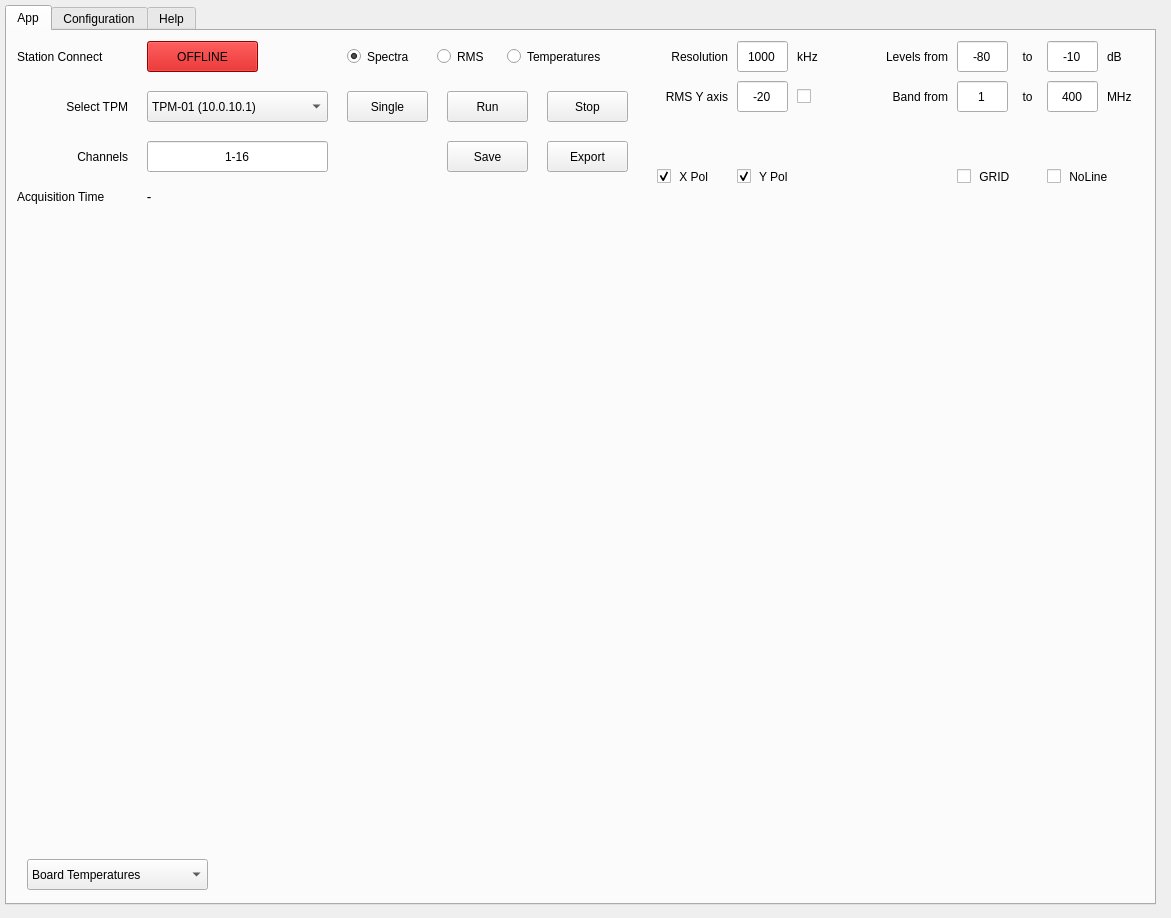
<?xml version="1.0" encoding="UTF-8"?>
<ui version="4.0">
 <class>Form</class>
 <widget class="QWidget" name="Form">
  <property name="geometry">
   <rect>
    <x>0</x>
    <y>0</y>
    <width>1171</width>
    <height>918</height>
   </rect>
  </property>
  <property name="windowTitle">
   <string>Form</string>
  </property>
  <widget class="QTabWidget" name="tabWidget">
   <property name="geometry">
    <rect>
     <x>5</x>
     <y>5</y>
     <width>1151</width>
     <height>900</height>
    </rect>
   </property>
   <property name="currentIndex">
    <number>0</number>
   </property>
   <widget class="QWidget" name="qtab_app">
    <attribute name="title">
     <string>App</string>
    </attribute>
    <widget class="QPushButton" name="qbutton_connect">
     <property name="geometry">
      <rect>
       <x>140</x>
       <y>10</y>
       <width>111</width>
       <height>31</height>
      </rect>
     </property>
     <property name="styleSheet">
      <string notr="true">background-color: rgb(204, 0, 0);</string>
     </property>
     <property name="text">
      <string>OFFLINE</string>
     </property>
    </widget>
    <widget class="QPushButton" name="qbutton_stop">
     <property name="enabled">
      <bool>true</bool>
     </property>
     <property name="geometry">
      <rect>
       <x>540</x>
       <y>60</y>
       <width>81</width>
       <height>31</height>
      </rect>
     </property>
     <property name="toolTip">
      <string>Stop the Acquisition</string>
     </property>
     <property name="text">
      <string>Stop</string>
     </property>
    </widget>
    <widget class="QLineEdit" name="qline_channels">
     <property name="geometry">
      <rect>
       <x>140</x>
       <y>110</y>
       <width>181</width>
       <height>31</height>
      </rect>
     </property>
     <property name="statusTip">
      <string/>
     </property>
     <property name="text">
      <string>1-16</string>
     </property>
     <property name="alignment">
      <set>Qt::AlignCenter</set>
     </property>
    </widget>
    <widget class="QPushButton" name="qbutton_run">
     <property name="geometry">
      <rect>
       <x>440</x>
       <y>60</y>
       <width>81</width>
       <height>31</height>
      </rect>
     </property>
     <property name="toolTip">
      <string>Run in Continuous Mode</string>
     </property>
     <property name="text">
      <string>Run</string>
     </property>
    </widget>
    <widget class="QLabel" name="qlabel_selectTPM">
     <property name="geometry">
      <rect>
       <x>20</x>
       <y>60</y>
       <width>101</width>
       <height>31</height>
      </rect>
     </property>
     <property name="text">
      <string>Select TPM</string>
     </property>
     <property name="alignment">
      <set>Qt::AlignRight|Qt::AlignTrailing|Qt::AlignVCenter</set>
     </property>
    </widget>
    <widget class="QPushButton" name="qbutton_single">
     <property name="geometry">
      <rect>
       <x>340</x>
       <y>60</y>
       <width>81</width>
       <height>31</height>
      </rect>
     </property>
     <property name="toolTip">
      <string>Single Acquisition</string>
     </property>
     <property name="text">
      <string>Single</string>
     </property>
    </widget>
    <widget class="QWidget" name="ctrl_spectra" native="true">
     <property name="geometry">
      <rect>
       <x>630</x>
       <y>10</y>
       <width>511</width>
       <height>151</height>
      </rect>
     </property>
     <widget class="QLabel" name="qlabel_band_from">
      <property name="geometry">
       <rect>
        <x>220</x>
        <y>40</y>
        <width>91</width>
        <height>31</height>
       </rect>
      </property>
      <property name="text">
       <string>Band from</string>
      </property>
      <property name="alignment">
       <set>Qt::AlignRight|Qt::AlignTrailing|Qt::AlignVCenter</set>
      </property>
     </widget>
     <widget class="QLineEdit" name="qline_spectra_band_from">
      <property name="geometry">
       <rect>
        <x>320</x>
        <y>40</y>
        <width>51</width>
        <height>31</height>
       </rect>
      </property>
      <property name="text">
       <string>1</string>
      </property>
      <property name="alignment">
       <set>Qt::AlignCenter</set>
      </property>
     </widget>
     <widget class="QLabel" name="qlabel_band_to">
      <property name="geometry">
       <rect>
        <x>370</x>
        <y>40</y>
        <width>41</width>
        <height>31</height>
       </rect>
      </property>
      <property name="text">
       <string>to</string>
      </property>
      <property name="alignment">
       <set>Qt::AlignCenter</set>
      </property>
     </widget>
     <widget class="QLineEdit" name="qline_spectra_band_to">
      <property name="geometry">
       <rect>
        <x>410</x>
        <y>40</y>
        <width>51</width>
        <height>31</height>
       </rect>
      </property>
      <property name="text">
       <string>400</string>
      </property>
      <property name="alignment">
       <set>Qt::AlignCenter</set>
      </property>
     </widget>
     <widget class="QLabel" name="qlabel_band_unit">
      <property name="geometry">
       <rect>
        <x>470</x>
        <y>40</y>
        <width>41</width>
        <height>31</height>
       </rect>
      </property>
      <property name="layoutDirection">
       <enum>Qt::LeftToRight</enum>
      </property>
      <property name="text">
       <string>MHz</string>
      </property>
      <property name="alignment">
       <set>Qt::AlignLeading|Qt::AlignLeft|Qt::AlignVCenter</set>
      </property>
     </widget>
     <widget class="QLabel" name="qlabel_level_from">
      <property name="geometry">
       <rect>
        <x>220</x>
        <y>0</y>
        <width>91</width>
        <height>31</height>
       </rect>
      </property>
      <property name="text">
       <string>Levels from</string>
      </property>
      <property name="alignment">
       <set>Qt::AlignRight|Qt::AlignTrailing|Qt::AlignVCenter</set>
      </property>
     </widget>
     <widget class="QLineEdit" name="qline_spectra_level_min">
      <property name="geometry">
       <rect>
        <x>320</x>
        <y>0</y>
        <width>51</width>
        <height>31</height>
       </rect>
      </property>
      <property name="text">
       <string>-80</string>
      </property>
      <property name="alignment">
       <set>Qt::AlignCenter</set>
      </property>
     </widget>
     <widget class="QLabel" name="qlabel_level_to">
      <property name="geometry">
       <rect>
        <x>370</x>
        <y>0</y>
        <width>41</width>
        <height>31</height>
       </rect>
      </property>
      <property name="text">
       <string>to</string>
      </property>
      <property name="alignment">
       <set>Qt::AlignCenter</set>
      </property>
     </widget>
     <widget class="QLineEdit" name="qline_spectra_level_max">
      <property name="geometry">
       <rect>
        <x>410</x>
        <y>0</y>
        <width>51</width>
        <height>31</height>
       </rect>
      </property>
      <property name="text">
       <string>-10</string>
      </property>
      <property name="alignment">
       <set>Qt::AlignCenter</set>
      </property>
     </widget>
     <widget class="QLabel" name="qlabel_level_unit">
      <property name="geometry">
       <rect>
        <x>470</x>
        <y>0</y>
        <width>41</width>
        <height>31</height>
       </rect>
      </property>
      <property name="layoutDirection">
       <enum>Qt::LeftToRight</enum>
      </property>
      <property name="text">
       <string>dB</string>
      </property>
      <property name="alignment">
       <set>Qt::AlignLeading|Qt::AlignLeft|Qt::AlignVCenter</set>
      </property>
     </widget>
     <widget class="QLabel" name="qlabel_rbw_unit">
      <property name="geometry">
       <rect>
        <x>150</x>
        <y>0</y>
        <width>41</width>
        <height>31</height>
       </rect>
      </property>
      <property name="layoutDirection">
       <enum>Qt::LeftToRight</enum>
      </property>
      <property name="text">
       <string>kHz</string>
      </property>
      <property name="alignment">
       <set>Qt::AlignCenter</set>
      </property>
     </widget>
     <widget class="QLineEdit" name="qline_rbw">
      <property name="geometry">
       <rect>
        <x>100</x>
        <y>0</y>
        <width>51</width>
        <height>31</height>
       </rect>
      </property>
      <property name="statusTip">
       <string/>
      </property>
      <property name="text">
       <string>1000</string>
      </property>
      <property name="alignment">
       <set>Qt::AlignCenter</set>
      </property>
     </widget>
     <widget class="QLabel" name="qlabel_rbw">
      <property name="geometry">
       <rect>
        <x>0</x>
        <y>0</y>
        <width>91</width>
        <height>31</height>
       </rect>
      </property>
      <property name="toolTip">
       <string/>
      </property>
      <property name="statusTip">
       <string/>
      </property>
      <property name="whatsThis">
       <string>Comma separated single channels, dash separated for series. Example: 1-4,9,12</string>
      </property>
      <property name="text">
       <string>Resolution</string>
      </property>
      <property name="alignment">
       <set>Qt::AlignRight|Qt::AlignTrailing|Qt::AlignVCenter</set>
      </property>
     </widget>
     <widget class="QCheckBox" name="qcheck_xpol_sp">
      <property name="geometry">
       <rect>
        <x>20</x>
        <y>120</y>
        <width>61</width>
        <height>31</height>
       </rect>
      </property>
      <property name="text">
       <string> X Pol</string>
      </property>
      <property name="checked">
       <bool>true</bool>
      </property>
     </widget>
     <widget class="QCheckBox" name="qcheck_ypol_sp">
      <property name="geometry">
       <rect>
        <x>100</x>
        <y>120</y>
        <width>61</width>
        <height>31</height>
       </rect>
      </property>
      <property name="text">
       <string> Y Pol</string>
      </property>
      <property name="checked">
       <bool>true</bool>
      </property>
     </widget>
     <widget class="QCheckBox" name="qcheck_rms">
      <property name="enabled">
       <bool>true</bool>
      </property>
      <property name="geometry">
       <rect>
        <x>160</x>
        <y>40</y>
        <width>21</width>
        <height>31</height>
       </rect>
      </property>
      <property name="text">
       <string/>
      </property>
      <property name="checked">
       <bool>false</bool>
      </property>
     </widget>
     <widget class="QLineEdit" name="qline_rms_pos">
      <property name="geometry">
       <rect>
        <x>100</x>
        <y>40</y>
        <width>51</width>
        <height>31</height>
       </rect>
      </property>
      <property name="statusTip">
       <string/>
      </property>
      <property name="text">
       <string>-20</string>
      </property>
      <property name="alignment">
       <set>Qt::AlignCenter</set>
      </property>
     </widget>
     <widget class="QLabel" name="qlabel_rms_axis">
      <property name="geometry">
       <rect>
        <x>10</x>
        <y>40</y>
        <width>81</width>
        <height>31</height>
       </rect>
      </property>
      <property name="text">
       <string>RMS Y axis</string>
      </property>
      <property name="alignment">
       <set>Qt::AlignRight|Qt::AlignTrailing|Qt::AlignVCenter</set>
      </property>
     </widget>
     <widget class="QCheckBox" name="qcheck_spectra_noline">
      <property name="geometry">
       <rect>
        <x>410</x>
        <y>120</y>
        <width>71</width>
        <height>31</height>
       </rect>
      </property>
      <property name="text">
       <string> NoLine</string>
      </property>
      <property name="checked">
       <bool>false</bool>
      </property>
     </widget>
     <widget class="QCheckBox" name="qcheck_spectra_grid">
      <property name="enabled">
       <bool>true</bool>
      </property>
      <property name="geometry">
       <rect>
        <x>320</x>
        <y>120</y>
        <width>61</width>
        <height>31</height>
       </rect>
      </property>
      <property name="text">
       <string> GRID</string>
      </property>
      <property name="checked">
       <bool>false</bool>
      </property>
     </widget>
    </widget>
    <widget class="QLabel" name="qlabel_channels">
     <property name="geometry">
      <rect>
       <x>40</x>
       <y>110</y>
       <width>81</width>
       <height>31</height>
      </rect>
     </property>
     <property name="toolTip">
      <string/>
     </property>
     <property name="statusTip">
      <string/>
     </property>
     <property name="whatsThis">
      <string>&lt;html&gt;&lt;head/&gt;&lt;body&gt;&lt;p&gt;Comma separated single channels,&lt;/p&gt;&lt;p&gt;dash separated for series. &lt;/p&gt;&lt;p&gt;&lt;br/&gt;&lt;/p&gt;&lt;p&gt;Example: &lt;span style=&quot; font-weight:600;&quot;&gt;1-4,9,12&lt;/span&gt;&lt;/p&gt;&lt;/body&gt;&lt;/html&gt;</string>
     </property>
     <property name="text">
      <string>Channels</string>
     </property>
     <property name="alignment">
      <set>Qt::AlignRight|Qt::AlignTrailing|Qt::AlignVCenter</set>
     </property>
    </widget>
    <widget class="QComboBox" name="qcombo_tpm">
     <property name="geometry">
      <rect>
       <x>140</x>
       <y>60</y>
       <width>181</width>
       <height>31</height>
      </rect>
     </property>
     <property name="maxVisibleItems">
      <number>16</number>
     </property>
     <property name="duplicatesEnabled">
      <bool>false</bool>
     </property>
     <item>
      <property name="text">
       <string>TPM-01 (10.0.10.1)</string>
      </property>
     </item>
     <item>
      <property name="text">
       <string>TPM-02 (10.0.10.2)</string>
      </property>
     </item>
     <item>
      <property name="text">
       <string>TPM-03 (10.0.10.3)</string>
      </property>
     </item>
     <item>
      <property name="text">
       <string>TPM-04 (10.0.10.4)</string>
      </property>
     </item>
     <item>
      <property name="text">
       <string>TPM-05 (10.0.10.5)</string>
      </property>
     </item>
     <item>
      <property name="text">
       <string>TPM-06 (10.0.10.6)</string>
      </property>
     </item>
     <item>
      <property name="text">
       <string>TPM-07 (10.0.10.7)</string>
      </property>
     </item>
     <item>
      <property name="text">
       <string>TPM-08 (10.0.10.8)</string>
      </property>
     </item>
    </widget>
    <widget class="QPushButton" name="qbutton_save">
     <property name="geometry">
      <rect>
       <x>440</x>
       <y>110</y>
       <width>81</width>
       <height>31</height>
      </rect>
     </property>
     <property name="toolTip">
      <string>Save the current picture...</string>
     </property>
     <property name="statusTip">
      <string/>
     </property>
     <property name="whatsThis">
      <string/>
     </property>
     <property name="text">
      <string>Save</string>
     </property>
    </widget>
    <widget class="QRadioButton" name="qradio_spectra">
     <property name="geometry">
      <rect>
       <x>340</x>
       <y>10</y>
       <width>81</width>
       <height>31</height>
      </rect>
     </property>
     <property name="text">
      <string>Spectra</string>
     </property>
     <property name="checked">
      <bool>true</bool>
     </property>
    </widget>
    <widget class="QPushButton" name="qbutton_export">
     <property name="geometry">
      <rect>
       <x>540</x>
       <y>110</y>
       <width>81</width>
       <height>31</height>
      </rect>
     </property>
     <property name="toolTip">
      <string>Export data to text file...</string>
     </property>
     <property name="text">
      <string>Export</string>
     </property>
    </widget>
    <widget class="QLabel" name="qlabel_connection">
     <property name="geometry">
      <rect>
       <x>10</x>
       <y>10</y>
       <width>121</width>
       <height>31</height>
      </rect>
     </property>
     <property name="layoutDirection">
      <enum>Qt::LeftToRight</enum>
     </property>
     <property name="text">
      <string>Station Connect</string>
     </property>
     <property name="alignment">
      <set>Qt::AlignLeading|Qt::AlignLeft|Qt::AlignVCenter</set>
     </property>
    </widget>
    <widget class="QWidget" name="qplot_spectra" native="true">
     <property name="geometry">
      <rect>
       <x>10</x>
       <y>180</y>
       <width>1131</width>
       <height>681</height>
      </rect>
     </property>
    </widget>
    <widget class="QLabel" name="qlabel_time">
     <property name="geometry">
      <rect>
       <x>10</x>
       <y>150</y>
       <width>121</width>
       <height>31</height>
      </rect>
     </property>
     <property name="layoutDirection">
      <enum>Qt::LeftToRight</enum>
     </property>
     <property name="text">
      <string>Acquisition Time</string>
     </property>
     <property name="alignment">
      <set>Qt::AlignLeading|Qt::AlignLeft|Qt::AlignVCenter</set>
     </property>
    </widget>
    <widget class="QLabel" name="qlabel_tstamp_spectra">
     <property name="geometry">
      <rect>
       <x>140</x>
       <y>150</y>
       <width>181</width>
       <height>31</height>
      </rect>
     </property>
     <property name="layoutDirection">
      <enum>Qt::LeftToRight</enum>
     </property>
     <property name="text">
      <string>-</string>
     </property>
     <property name="alignment">
      <set>Qt::AlignLeading|Qt::AlignLeft|Qt::AlignVCenter</set>
     </property>
    </widget>
    <widget class="QWidget" name="qplot_rms" native="true">
     <property name="geometry">
      <rect>
       <x>10</x>
       <y>180</y>
       <width>1131</width>
       <height>681</height>
      </rect>
     </property>
    </widget>
    <widget class="QWidget" name="qplot_temps" native="true">
     <property name="geometry">
      <rect>
       <x>10</x>
       <y>180</y>
       <width>1131</width>
       <height>681</height>
      </rect>
     </property>
     <widget class="QWidget" name="qplot_temps_board" native="true">
      <property name="geometry">
       <rect>
        <x>0</x>
        <y>10</y>
        <width>371</width>
        <height>211</height>
       </rect>
      </property>
     </widget>
     <widget class="QWidget" name="qplot_temps_fpga1" native="true">
      <property name="geometry">
       <rect>
        <x>370</x>
        <y>10</y>
        <width>371</width>
        <height>211</height>
       </rect>
      </property>
     </widget>
     <widget class="QWidget" name="qplot_temps_fpga2" native="true">
      <property name="geometry">
       <rect>
        <x>740</x>
        <y>10</y>
        <width>371</width>
        <height>211</height>
       </rect>
      </property>
     </widget>
     <widget class="QWidget" name="qplot_chart" native="true">
      <property name="geometry">
       <rect>
        <x>0</x>
        <y>230</y>
        <width>1121</width>
        <height>411</height>
       </rect>
      </property>
     </widget>
     <widget class="QComboBox" name="qcombo_chart">
      <property name="geometry">
       <rect>
        <x>10</x>
        <y>648</y>
        <width>181</width>
        <height>31</height>
       </rect>
      </property>
      <property name="maxVisibleItems">
       <number>16</number>
      </property>
      <property name="duplicatesEnabled">
       <bool>false</bool>
      </property>
      <item>
       <property name="text">
        <string>Board Temperatures</string>
       </property>
      </item>
      <item>
       <property name="text">
        <string>FPGA1 Temperatures</string>
       </property>
      </item>
      <item>
       <property name="text">
        <string>FPGA2 Temperatures</string>
       </property>
      </item>
     </widget>
    </widget>
    <widget class="QRadioButton" name="qradio_rms">
     <property name="geometry">
      <rect>
       <x>430</x>
       <y>10</y>
       <width>61</width>
       <height>31</height>
      </rect>
     </property>
     <property name="text">
      <string>RMS</string>
     </property>
     <property name="checked">
      <bool>false</bool>
     </property>
    </widget>
    <widget class="QRadioButton" name="qradio_temps">
     <property name="geometry">
      <rect>
       <x>500</x>
       <y>10</y>
       <width>121</width>
       <height>31</height>
      </rect>
     </property>
     <property name="text">
      <string>Temperatures</string>
     </property>
     <property name="checked">
      <bool>false</bool>
     </property>
    </widget>
    <widget class="QLabel" name="qlabel_tstamp_temp">
     <property name="geometry">
      <rect>
       <x>140</x>
       <y>150</y>
       <width>181</width>
       <height>31</height>
      </rect>
     </property>
     <property name="layoutDirection">
      <enum>Qt::LeftToRight</enum>
     </property>
     <property name="text">
      <string>-</string>
     </property>
     <property name="alignment">
      <set>Qt::AlignLeading|Qt::AlignLeft|Qt::AlignVCenter</set>
     </property>
    </widget>
   </widget>
   <widget class="QWidget" name="qtab_conf">
    <attribute name="title">
     <string>Configuration</string>
    </attribute>
    <widget class="QPushButton" name="qbutton_save_2">
     <property name="geometry">
      <rect>
       <x>510</x>
       <y>20</y>
       <width>89</width>
       <height>31</height>
      </rect>
     </property>
     <property name="text">
      <string>Save</string>
     </property>
    </widget>
    <widget class="QPushButton" name="qbutton_load">
     <property name="geometry">
      <rect>
       <x>310</x>
       <y>20</y>
       <width>89</width>
       <height>31</height>
      </rect>
     </property>
     <property name="text">
      <string>Load</string>
     </property>
    </widget>
    <widget class="QComboBox" name="qcombo_profile">
     <property name="geometry">
      <rect>
       <x>140</x>
       <y>20</y>
       <width>161</width>
       <height>31</height>
      </rect>
     </property>
     <property name="maxVisibleItems">
      <number>16</number>
     </property>
     <property name="duplicatesEnabled">
      <bool>false</bool>
     </property>
     <item>
      <property name="text">
       <string>Default</string>
      </property>
     </item>
    </widget>
    <widget class="QLabel" name="qlabel_conf_label_5">
     <property name="geometry">
      <rect>
       <x>20</x>
       <y>20</y>
       <width>71</width>
       <height>31</height>
      </rect>
     </property>
     <property name="layoutDirection">
      <enum>Qt::LeftToRight</enum>
     </property>
     <property name="text">
      <string>Profile:</string>
     </property>
     <property name="alignment">
      <set>Qt::AlignLeading|Qt::AlignLeft|Qt::AlignVCenter</set>
     </property>
    </widget>
    <widget class="QPushButton" name="qbutton_delete">
     <property name="geometry">
      <rect>
       <x>410</x>
       <y>20</y>
       <width>89</width>
       <height>31</height>
      </rect>
     </property>
     <property name="text">
      <string>Delete</string>
     </property>
    </widget>
    <widget class="QPushButton" name="qbutton_saveas">
     <property name="geometry">
      <rect>
       <x>510</x>
       <y>100</y>
       <width>89</width>
       <height>31</height>
      </rect>
     </property>
     <property name="text">
      <string>Save as...</string>
     </property>
    </widget>
    <widget class="QLabel" name="qlabel_conf_label">
     <property name="geometry">
      <rect>
       <x>20</x>
       <y>100</y>
       <width>91</width>
       <height>31</height>
      </rect>
     </property>
     <property name="layoutDirection">
      <enum>Qt::LeftToRight</enum>
     </property>
     <property name="text">
      <string>Source File:</string>
     </property>
     <property name="alignment">
      <set>Qt::AlignLeading|Qt::AlignLeft|Qt::AlignVCenter</set>
     </property>
    </widget>
    <widget class="QLineEdit" name="qline_configuration_file">
     <property name="geometry">
      <rect>
       <x>140</x>
       <y>100</y>
       <width>361</width>
       <height>31</height>
      </rect>
     </property>
     <property name="text">
      <string>~/.skalab/Default/live.ini</string>
     </property>
     <property name="readOnly">
      <bool>true</bool>
     </property>
    </widget>
    <widget class="QTableWidget" name="qtable_conf">
     <property name="geometry">
      <rect>
       <x>640</x>
       <y>20</y>
       <width>481</width>
       <height>821</height>
      </rect>
     </property>
    </widget>
    <widget class="QPushButton" name="qbutton_browse_data_directory">
     <property name="geometry">
      <rect>
       <x>510</x>
       <y>220</y>
       <width>89</width>
       <height>31</height>
      </rect>
     </property>
     <property name="text">
      <string>Browse</string>
     </property>
    </widget>
    <widget class="QLineEdit" name="qline_output_dir">
     <property name="geometry">
      <rect>
       <x>140</x>
       <y>220</y>
       <width>361</width>
       <height>31</height>
      </rect>
     </property>
     <property name="text">
      <string/>
     </property>
     <property name="readOnly">
      <bool>false</bool>
     </property>
    </widget>
    <widget class="QLabel" name="qlabel_conf_label_2">
     <property name="geometry">
      <rect>
       <x>20</x>
       <y>220</y>
       <width>121</width>
       <height>31</height>
      </rect>
     </property>
     <property name="layoutDirection">
      <enum>Qt::LeftToRight</enum>
     </property>
     <property name="text">
      <string>Data Directory:</string>
     </property>
     <property name="alignment">
      <set>Qt::AlignLeading|Qt::AlignLeft|Qt::AlignVCenter</set>
     </property>
    </widget>
    <widget class="QLabel" name="qlabel_conf_label_8">
     <property name="geometry">
      <rect>
       <x>20</x>
       <y>340</y>
       <width>111</width>
       <height>31</height>
      </rect>
     </property>
     <property name="layoutDirection">
      <enum>Qt::LeftToRight</enum>
     </property>
     <property name="text">
      <string>Query Interval:</string>
     </property>
     <property name="alignment">
      <set>Qt::AlignLeading|Qt::AlignLeft|Qt::AlignVCenter</set>
     </property>
    </widget>
    <widget class="QLabel" name="qlabel_conf_label_9">
     <property name="geometry">
      <rect>
       <x>210</x>
       <y>340</y>
       <width>41</width>
       <height>31</height>
      </rect>
     </property>
     <property name="layoutDirection">
      <enum>Qt::LeftToRight</enum>
     </property>
     <property name="text">
      <string>(sec)</string>
     </property>
     <property name="alignment">
      <set>Qt::AlignLeading|Qt::AlignLeft|Qt::AlignVCenter</set>
     </property>
    </widget>
    <widget class="QLineEdit" name="qline_profile_interval">
     <property name="geometry">
      <rect>
       <x>140</x>
       <y>340</y>
       <width>61</width>
       <height>31</height>
      </rect>
     </property>
     <property name="text">
      <string/>
     </property>
     <property name="readOnly">
      <bool>false</bool>
     </property>
    </widget>
    <widget class="QPushButton" name="qbutton_browse_station_config">
     <property name="geometry">
      <rect>
       <x>510</x>
       <y>160</y>
       <width>89</width>
       <height>31</height>
      </rect>
     </property>
     <property name="text">
      <string>Browse</string>
     </property>
    </widget>
    <widget class="QLabel" name="qlabel_conf_label_3">
     <property name="geometry">
      <rect>
       <x>20</x>
       <y>160</y>
       <width>121</width>
       <height>31</height>
      </rect>
     </property>
     <property name="layoutDirection">
      <enum>Qt::LeftToRight</enum>
     </property>
     <property name="text">
      <string>Station Config:</string>
     </property>
     <property name="alignment">
      <set>Qt::AlignLeading|Qt::AlignLeft|Qt::AlignVCenter</set>
     </property>
    </widget>
    <widget class="QLineEdit" name="qline_configfile">
     <property name="geometry">
      <rect>
       <x>140</x>
       <y>160</y>
       <width>361</width>
       <height>31</height>
      </rect>
     </property>
     <property name="text">
      <string/>
     </property>
     <property name="readOnly">
      <bool>false</bool>
     </property>
    </widget>
    <widget class="QPushButton" name="qbutton_browse_data_directory_2">
     <property name="geometry">
      <rect>
       <x>510</x>
       <y>280</y>
       <width>89</width>
       <height>31</height>
      </rect>
     </property>
     <property name="text">
      <string>Browse</string>
     </property>
    </widget>
    <widget class="QLabel" name="qlabel_conf_label_4">
     <property name="geometry">
      <rect>
       <x>20</x>
       <y>280</y>
       <width>111</width>
       <height>31</height>
      </rect>
     </property>
     <property name="layoutDirection">
      <enum>Qt::LeftToRight</enum>
     </property>
     <property name="text">
      <string>Temperatures:</string>
     </property>
     <property name="alignment">
      <set>Qt::AlignLeading|Qt::AlignLeft|Qt::AlignVCenter</set>
     </property>
    </widget>
    <widget class="QLineEdit" name="qline_temperatures_path">
     <property name="geometry">
      <rect>
       <x>140</x>
       <y>280</y>
       <width>361</width>
       <height>31</height>
      </rect>
     </property>
     <property name="text">
      <string/>
     </property>
     <property name="readOnly">
      <bool>false</bool>
     </property>
    </widget>
   </widget>
   <widget class="QWidget" name="qtab_help">
    <attribute name="title">
     <string>Help</string>
    </attribute>
    <widget class="QTextEdit" name="textEdit_4">
     <property name="geometry">
      <rect>
       <x>10</x>
       <y>10</y>
       <width>1121</width>
       <height>841</height>
      </rect>
     </property>
     <property name="autoFillBackground">
      <bool>false</bool>
     </property>
     <property name="styleSheet">
      <string notr="true">background-color: rgb(251, 249, 246);</string>
     </property>
     <property name="frameShape">
      <enum>QFrame::NoFrame</enum>
     </property>
     <property name="html">
      <string>&lt;!DOCTYPE HTML PUBLIC &quot;-//W3C//DTD HTML 4.0//EN&quot; &quot;http://www.w3.org/TR/REC-html40/strict.dtd&quot;&gt;
&lt;html&gt;&lt;head&gt;&lt;meta name=&quot;qrichtext&quot; content=&quot;1&quot; /&gt;&lt;style type=&quot;text/css&quot;&gt;
p, li { white-space: pre-wrap; }
&lt;/style&gt;&lt;/head&gt;&lt;body style=&quot; font-family:'Ubuntu'; font-size:11pt; font-weight:400; font-style:normal;&quot;&gt;
&lt;p style=&quot; margin-top:0px; margin-bottom:0px; margin-left:0px; margin-right:0px; -qt-block-indent:0; text-indent:0px;&quot;&gt;&lt;span style=&quot; font-size:14pt; font-weight:600;&quot;&gt;Live Monitor&lt;/span&gt;&lt;/p&gt;
&lt;p style=&quot;-qt-paragraph-type:empty; margin-top:0px; margin-bottom:0px; margin-left:0px; margin-right:0px; -qt-block-indent:0; text-indent:0px; font-size:14pt; font-weight:600;&quot;&gt;&lt;br /&gt;&lt;/p&gt;
&lt;p style=&quot; margin-top:0px; margin-bottom:0px; margin-left:0px; margin-right:0px; -qt-block-indent:0; text-indent:0px;&quot;&gt;HELP not yet available&lt;/p&gt;
&lt;p style=&quot;-qt-paragraph-type:empty; margin-top:0px; margin-bottom:0px; margin-left:0px; margin-right:0px; -qt-block-indent:0; text-indent:0px; font-weight:600;&quot;&gt;&lt;br /&gt;&lt;/p&gt;
&lt;p style=&quot;-qt-paragraph-type:empty; margin-top:0px; margin-bottom:0px; margin-left:0px; margin-right:0px; -qt-block-indent:0; text-indent:0px;&quot;&gt;&lt;br /&gt;&lt;/p&gt;&lt;/body&gt;&lt;/html&gt;</string>
     </property>
    </widget>
   </widget>
  </widget>
 </widget>
 <resources/>
 <connections/>
</ui>
